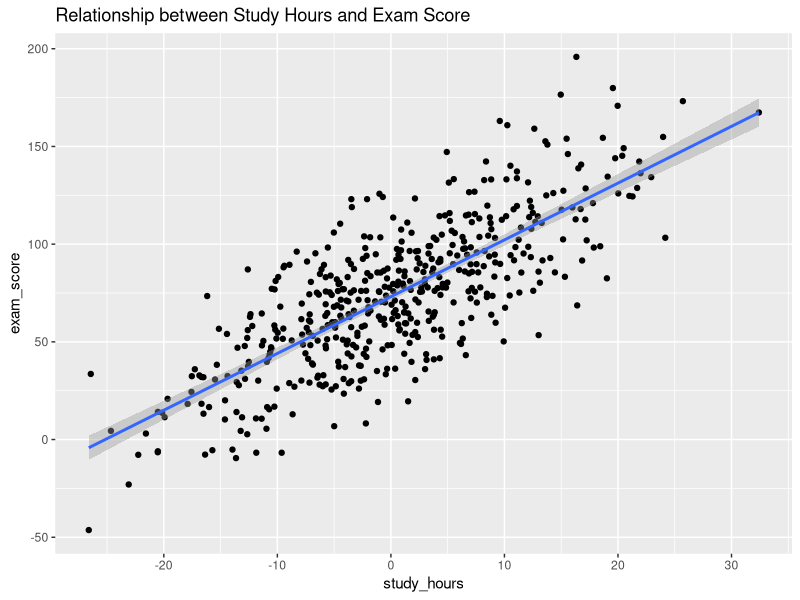
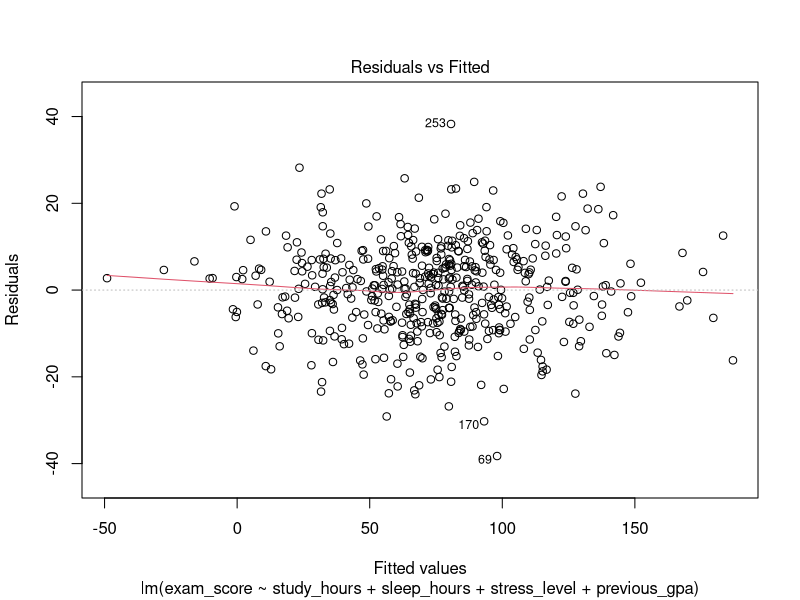
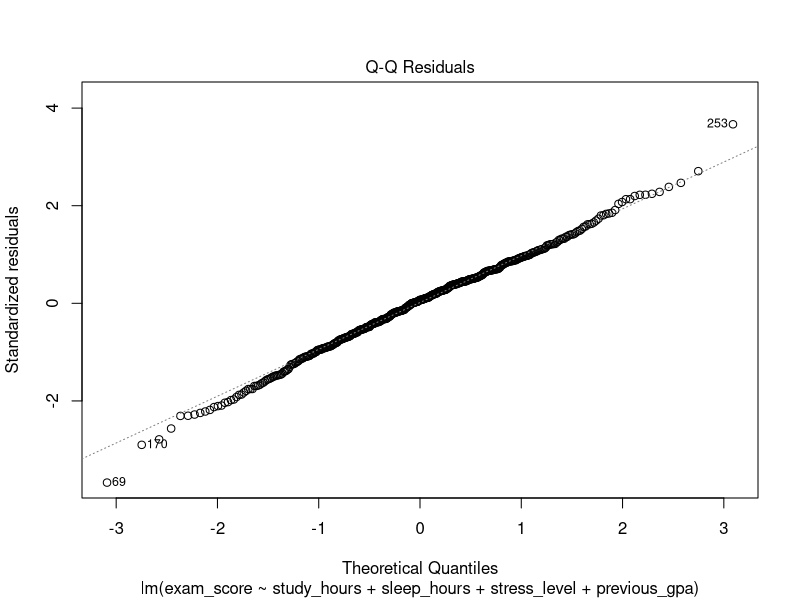
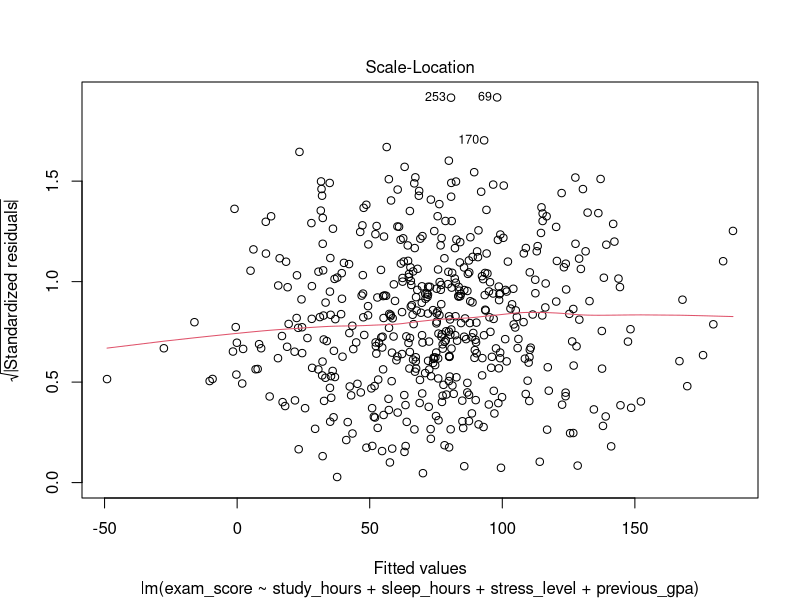
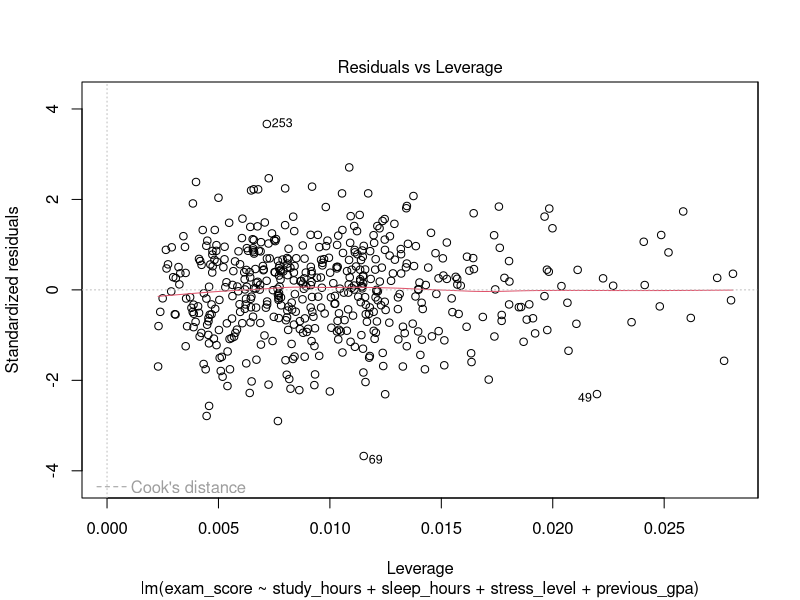
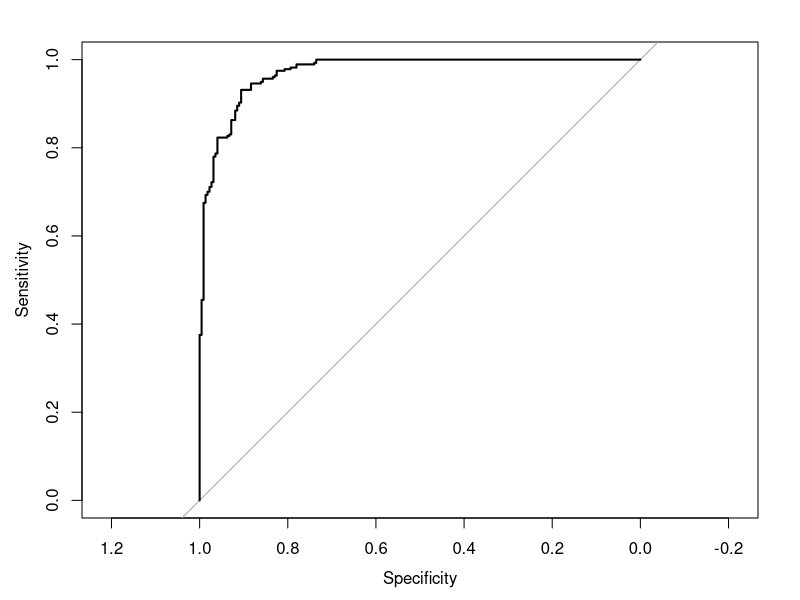

Source code (R) for these figures, in order:
## ---- chunk 1
knitr::opts_chunk$set(echo = FALSE)
## ---- chunk 2
# Load required libraries
library(tidyverse)
library(glmnet)
library(caret)
library(pROC)

# Set seed for reproducibility
set.seed(123)
## ---- chunk 3
# Simulating the data
n <- 500
study_hours <- rnorm(n, mean = 0, sd = 10)
sleep_hours <- rnorm(n, mean = 4, sd = 10)
stress_level <- sample(1:5, n, replace = TRUE)
previous_gpa <- rnorm(n, mean = 3, sd = 0.5)

# Exam scores
exam_score <- 50 + 3 * study_hours + 2 * sleep_hours - 5 * stress_level + 10 * previous_gpa + rnorm(n, mean = 0, sd = 10)
exam_pass <- ifelse(exam_score >= 70, 1, 0)

# Data frame
student_data <- data.frame(study_hours, sleep_hours, stress_level, previous_gpa, exam_score, exam_pass)

# View the first few rows of the data
head(student_data)
## ---- chunk 4
# Summary statistics
summary(student_data)

# Correlation matrix
cor(student_data)

# Visualize relationships
ggplot(student_data, aes(x = study_hours, y = exam_score)) +
  geom_point() +
  geom_smooth(method = "lm") +
  labs(title = "Relationship between Study Hours and Exam Score")

## ---- chunk 5
# Linear regression for exam score
lm_model <- lm(exam_score ~ study_hours + sleep_hours + stress_level + previous_gpa, data = student_data)
summary(lm_model)
## ---- chunk 6
# Logistic regression for exam pass/fail
glm_model <- glm(exam_pass ~ study_hours + sleep_hours + stress_level + previous_gpa, 
                 data = student_data, family = binomial())
summary(glm_model)
## ---- chunk 7
# Stepwise selection for linear model
step_model <- step(lm_model, direction = "both")
summary(step_model)

# LASSO for logistic model
x <- model.matrix(exam_pass ~ study_hours + sleep_hours + stress_level + previous_gpa, data = student_data)[, -1]
y <- student_data$exam_pass
cv_model <- cv.glmnet(x, y, family = "binomial")
best_lambda <- cv_model$lambda.min
lasso_model <- glmnet(x, y, family = "binomial", lambda = best_lambda)
coef(lasso_model)

## ---- chunk 8
# For linear model
plot(step_model)
anova(step_model)

# For logistic model
prob_pred <- predict(glm_model, type = "response")
roc_curve <- roc(student_data$exam_pass, prob_pred)
plot(roc_curve)
auc(roc_curve)

## ---- chunk 9
cat("Results Summary:\n")
cat("1. Study hours have a significant positive impact on exam scores. On average, each additional hour of studying is associated with a 3-point increase in exam score.\n")
cat("2. Sleep hours also positively affect performance. Students who sleep more tend to score higher on exams.\n")
cat("3. Stress level negatively impacts exam performance. Higher stress levels are associated with lower exam scores.\n")
cat("4. Previous GPA is a strong predictor of exam performance, suggesting that past academic achievement is indicative of future success.\n")
cat("5. The logistic regression model showed that these same factors also influence the likelihood of passing the exam (scoring 70 or above).\n")
cat("6. Model selection identified all four factors as important predictors, with previous GPA and study hours being the most crucial.\n")
cat("7. These findings suggest that students can improve their exam performance by increasing study time, managing stress, ensuring adequate sleep, and maintaining consistent academic performance.\n")

